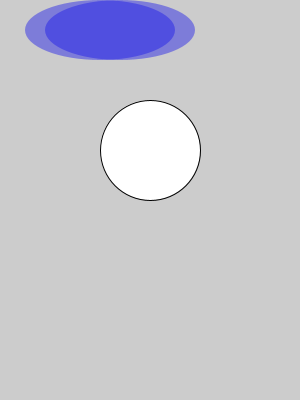
Frame 1 (no input)
Frame 60 (the mouse pressed at the canvas centre just before this capture): identical to frame 1, image omitted
Frame 120 (the mouse held since frame 60 and released just before this capture): identical to frame 1, image omitted

The Processing sketch that drew this single still picture (run headless with seeded random() and noise(); from frame 60 on, the mouse is pressed at the canvas centre):

// Processing sketch: processing_109081
// ── processing_109081.pde

void setup()
{

       size(300, 400);
              ellipse(150,150,100,100);
        stroke(0,  0,  0);
          fill( 21, 19,  234,110);
          noStroke();
          ellipse(100,30,150,60);
          ellipse(120,30,150,60);
}

void draw()
{
  
}
